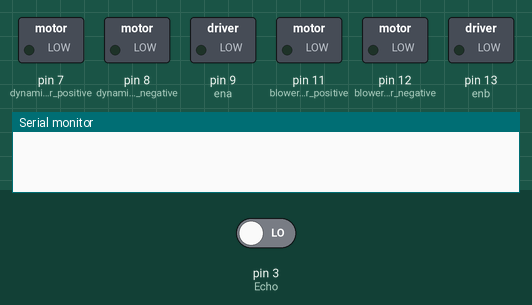
This sketch was run on a simulated Arduino Uno, built with avr-gcc and run on an emulated ATmega328P. Shown: switched loads named in the sketch (green lamp = pin HIGH), the last lines printed to the serial monitor. The inputs (shaded band) are chosen by the test bench; at power-on: pin 3 (Echo) LOW. Pins used as bus, display or sensor lines are not drawn.

Above: at 0.1 s.
At 1.3 s:
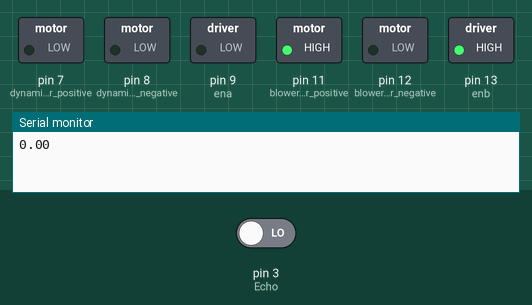
At 10.36 s:
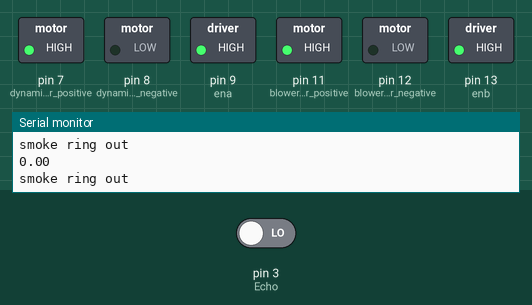
At 18.74 s:
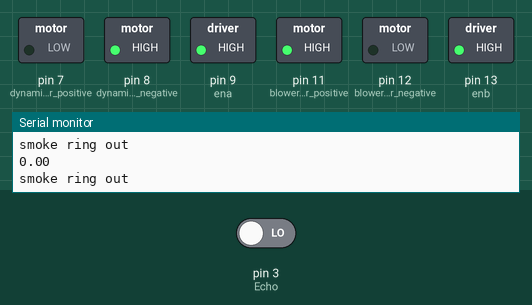
At 39.2 s:
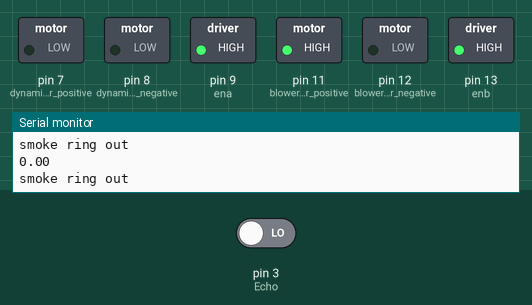
Timing chart, 0 to 40.0 s (numbered marks = the images above):
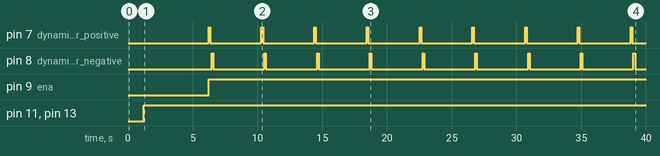

The sketch:

Smoke_ring_Controller.ino
```cpp
// Visual Micro is in vMicro>General>Tutorial Mode
//
/*
    Name:       Smoke_ring_Controller.ino
    Created:	2018/8/28 11:33:04
    Author:     DeFront\Magnus
*/

#define Trig 2
#define Echo 3
#define dynamic_motor_positive 7
#define dynamic_motor_negative 8
#define blower_motor_positive 11
#define blower_motor_negative 12
#define enb 13
#define ena 9

float cm;
float distance;

// user function
// get data from ultrasonic wave sensor and print
void distanceData()
{
	digitalWrite(Trig, 0);
	delay(2);
	digitalWrite(Trig, 1);
	delay(10);
	digitalWrite(Trig, 0);

	distance = pulseIn(Echo, HIGH) / 58.0;
	Serial.println(distance);
	delay(200);
}

// control blower motor
void blower(bool customer)
{
	digitalWrite(blower_motor_negative, 0);
	digitalWrite(blower_motor_positive, customer);
	analogWrite(enb, 250);
	delay(1000);
	analogWrite(enb, 130);
	delay(10);
}

//  control dynamic motor
void dynamicMotor()
{
	Serial.println("smoke ring out");
	digitalWrite(dynamic_motor_positive, 1);
	digitalWrite(dynamic_motor_negative, 0);
	analogWrite(ena, 255);
	delay(130);
	digitalWrite(dynamic_motor_positive, 0);
	digitalWrite(dynamic_motor_negative, 0);
	delay(100);
	digitalWrite(dynamic_motor_positive, 0);
	digitalWrite(dynamic_motor_negative, 1);
	delay(130);
	digitalWrite(dynamic_motor_positive, 0);
	digitalWrite(dynamic_motor_negative, 0);
}

// The setup() function runs once each time the micro-controller starts
void setup()
{
	Serial.begin(9600);
	pinMode(Trig, 1);
	pinMode(Echo, 0);
	pinMode(dynamic_motor_positive, 1);
	pinMode(dynamic_motor_negative, 1);
	pinMode(blower_motor_positive, 1);
	pinMode(blower_motor_negative, 1);
	pinMode(enb, 1);

	digitalWrite(dynamic_motor_positive, 0);
	digitalWrite(dynamic_motor_negative, 0);
	digitalWrite(blower_motor_positive, 0);
	digitalWrite(blower_motor_negative, 0);
}

// Add the main program code into the continuous loop() function
void loop()
{
	distanceData();

	if (distance <= 30)
	{
		blower(1);
		delay(4000);
		dynamicMotor();
		distanceData();
		while (distance <= 30)
		{
			delay(2500);
			dynamicMotor();
			distanceData();
		}
		blower(0);
	}
}
```

Measured:
- by itself, pin 7 (dynamic_motor_positive), pin 8 (dynamic_motor_negative): alternates HIGH for 0.13 s and LOW for 3.9 s
- by itself, pin 9 (ena): LOW → HIGH at 6.2 s
- by itself, pin 11 (blower_motor_positive), pin 13 (enb): LOW → HIGH at 1.2 s
